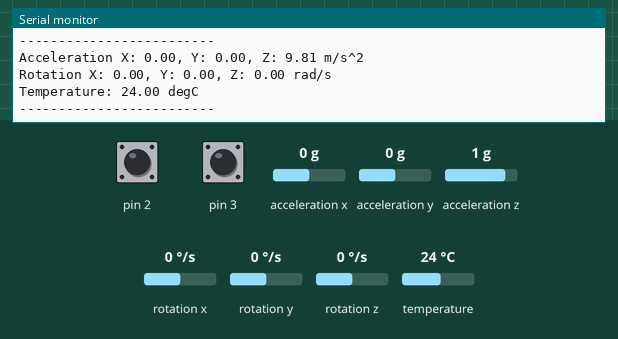
This sketch was run on a simulated Arduino Uno, built with avr-gcc and run on an emulated ATmega328P. Shown: the last lines printed to the serial monitor. The inputs (shaded band) are chosen by the test bench; at power-on: pin 2 HIGH, acceleration x 0 g, pin 3 HIGH, acceleration y 0 g, acceleration z 1 g, rotation x 0 °/s, rotation y 0 °/s, rotation z 0 °/s, temperature 24 °C.

Above: at 1.3 s.
1.4 s: pin 2 pulled LOW for 0.15 s
3.1 s: acceleration x set to -1.4 g
At 3.16 s:
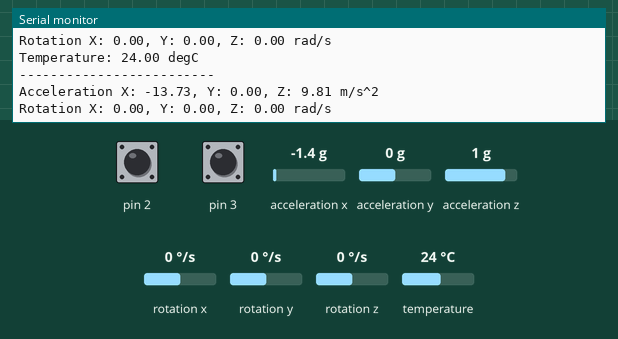
4.6 s: pin 3 pulled LOW for 0.15 s
6.2 s: acceleration y set to -1.4 g
At 6.21 s:
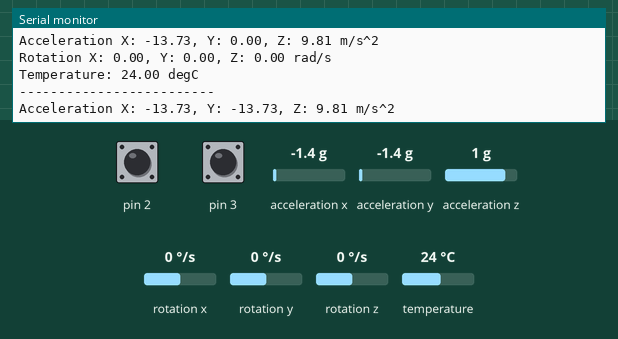
7.7 s: pin 3 pulled LOW for 1 s
10.2 s: acceleration z set to -1.4 g
At 10.47 s:
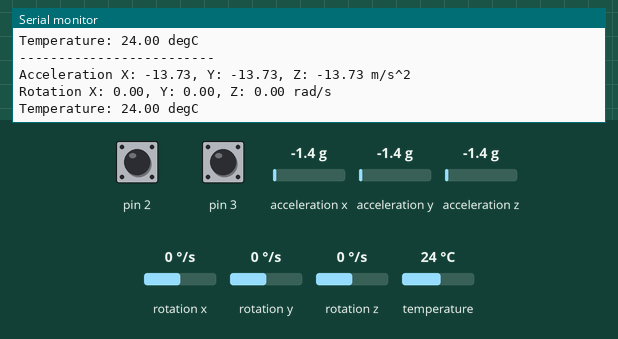

The sketch:

Encoder_IMU_Gyroscope.ino
```cpp
#include <Adafruit_MPU6050.h>
#include <Adafruit_Sensor.h>
#include <Wire.h>

Adafruit_MPU6050 mpu;

volatile unsigned int temp, counter = 0;

void setup() {
  Serial.begin(115200);

  // MPU6050 setup
  while (!Serial) delay(10);
  Serial.println("Adafruit MPU6050 test!");
  if (!mpu.begin()) {
    Serial.println("Failed to find MPU6050 chip");
    while (1) delay(10);
  }
  Serial.println("MPU6050 Found!");
  mpu.setAccelerometerRange(MPU6050_RANGE_8_G);
  mpu.setGyroRange(MPU6050_RANGE_500_DEG);
  mpu.setFilterBandwidth(MPU6050_BAND_21_HZ);

  mpu.setAccelerometerRange(MPU6050_RANGE_8_G);
    Serial.print("Accelerometer range set to: ");
    switch (mpu.getAccelerometerRange()) {
    case MPU6050_RANGE_2_G:
      Serial.println("+-2G");
      break;
    case MPU6050_RANGE_4_G:
      Serial.println("+-4G");
      break;
    case MPU6050_RANGE_8_G:
      Serial.println("+-8G");
      break;
    case MPU6050_RANGE_16_G:
     Serial.println("+-16G");
    break;
  }
  mpu.setGyroRange(MPU6050_RANGE_500_DEG);
  Serial.print("Gyro range set to: ");
  switch (mpu.getGyroRange()) {
  case MPU6050_RANGE_250_DEG:
    Serial.println("+- 250 deg/s");
    break;
  case MPU6050_RANGE_500_DEG:
    Serial.println("+- 500 deg/s");
    break;
  case MPU6050_RANGE_1000_DEG:
    Serial.println("+- 1000 deg/s");
    break;
  case MPU6050_RANGE_2000_DEG:
    Serial.println("+- 2000 deg/s");
    break;
  }

  mpu.setFilterBandwidth(MPU6050_BAND_21_HZ);
  Serial.print("Filter bandwidth set to: ");
  switch (mpu.getFilterBandwidth()) {
  case MPU6050_BAND_260_HZ:
    Serial.println("260 Hz");
    break;
  case MPU6050_BAND_184_HZ:
    Serial.println("184 Hz");
    break;
  case MPU6050_BAND_94_HZ:
    Serial.println("94 Hz");
    break;
  case MPU6050_BAND_44_HZ:
    Serial.println("44 Hz");
    break;
  case MPU6050_BAND_21_HZ:
    Serial.println("21 Hz");
    break;
  case MPU6050_BAND_10_HZ:
    Serial.println("10 Hz");
    break;
  case MPU6050_BAND_5_HZ:
    Serial.println("5 Hz");
    break;
  }

  Serial.println("");

  delay(100);

  // Encoder setup
  pinMode(2, INPUT_PULLUP);
  pinMode(3, INPUT_PULLUP);
  attachInterrupt(0, ai0, RISING);
  attachInterrupt(1, ai1, RISING);
}

void loop() {
  // Get MPU6050 readings
  sensors_event_t a, g, tempEvent;
  mpu.getEvent(&a, &g, &tempEvent);

  // Print accelerometer values
  Serial.print("Acceleration X: ");
  Serial.print(a.acceleration.x);
  Serial.print(", Y: ");
  Serial.print(a.acceleration.y);
  Serial.print(", Z: ");
  Serial.print(a.acceleration.z);
  Serial.println(" m/s^2");

  // Print gyroscope values
  Serial.print("Rotation X: ");
  Serial.print(g.gyro.x);
  Serial.print(", Y: ");
  Serial.print(g.gyro.y);
  Serial.print(", Z: ");
  Serial.print(g.gyro.z);
  Serial.println(" rad/s");

  // Print temperature value
  Serial.print("Temperature: ");
  Serial.print(tempEvent.temperature);
  Serial.println(" degC");

  // Print encoder value
  if (counter != temp) {
    Serial.print("Encoder count: ");
    Serial.println(counter / 182.0444444444);
    temp = counter;
  }

  Serial.println("-------------------------");
  delay(100);
}

// Interrupt service routines for encoder
void ai0() {
  if (digitalRead(3) == LOW) {
    counter++;
  } else {
    counter--;
  }
}

void ai1() {
  if (digitalRead(2) == LOW) {
    counter--;
  } else {
    counter++;
  }
}
```

Measured:
- after the input at 3.1 s, the serial monitor: prints a new line after 0.06 s (image 1)
- after the input at 6.2 s, the serial monitor: prints a new line at once (image 2)
- after the input at 10.2 s, the serial monitor: prints a new line at once (image 3)
